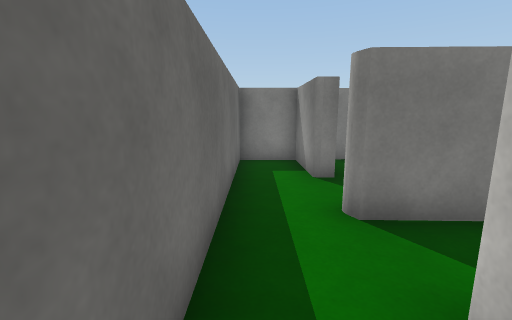
View 1 (above)

24 first-person views from a walk through a Unity game level. The camera is 1.5 m above the floor, tilts 10° down and sees 90° across. The floor is counted in squares, 1 m on a side. Each view is taken from the middle of a square. On the plan, view 1 faces up. The plan holds only what a view shows up to about 13 squares ahead; the rest is blank. Some surface patterns are stand-ins.

View 2
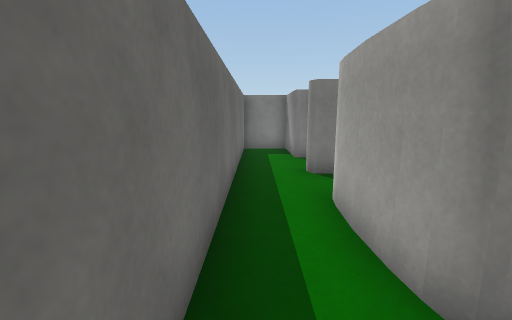

View 3
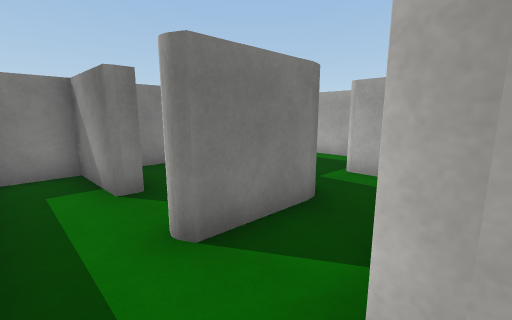

View 4
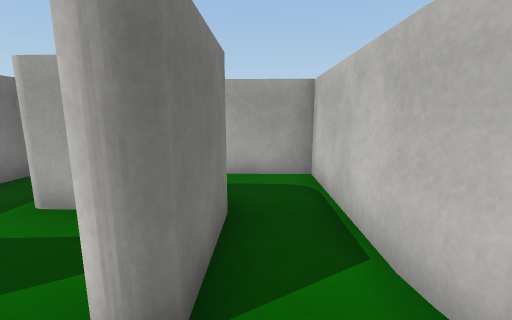

View 5
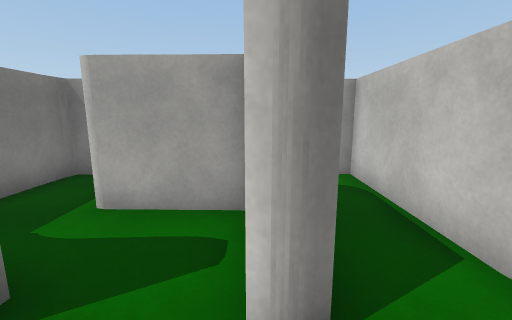

View 6
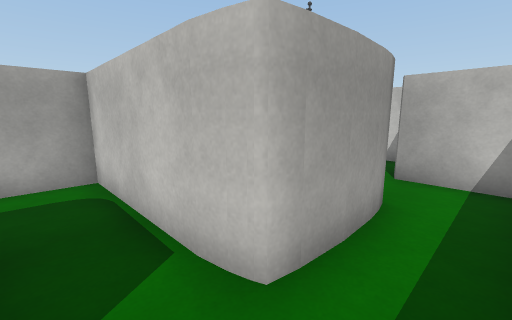

View 7
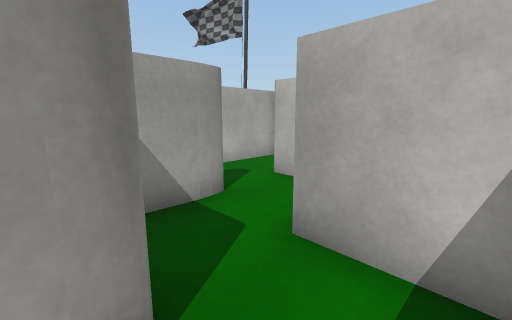

View 8
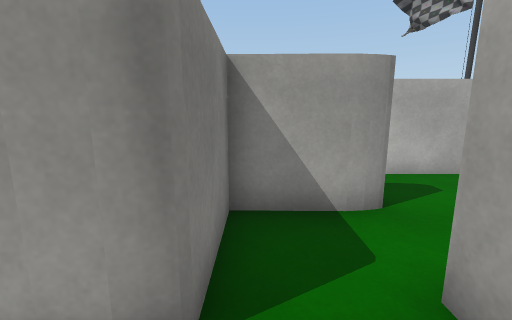

View 9
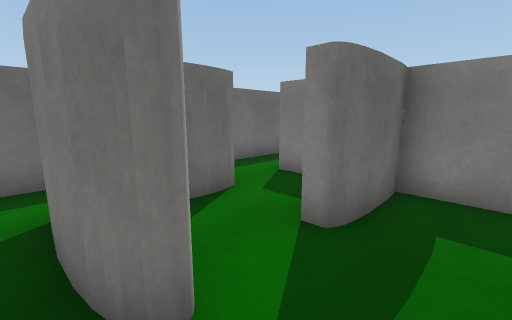

View 10
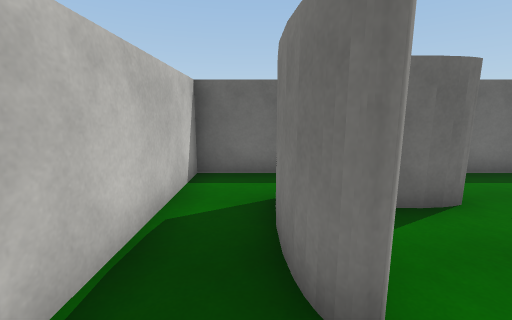

View 11
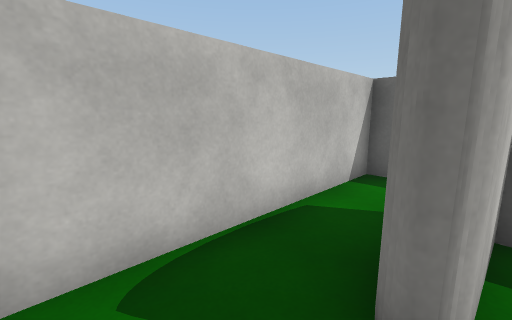

View 12
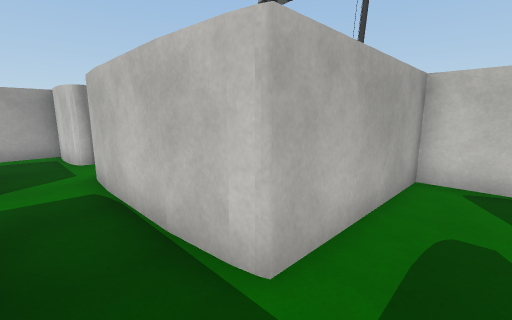

View 13
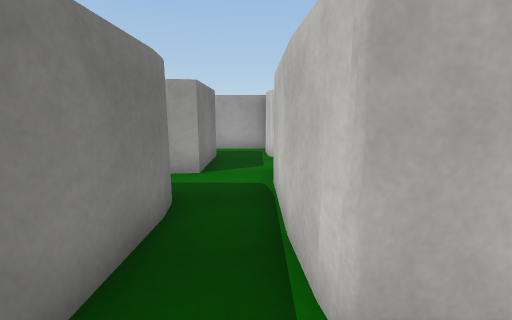

View 14
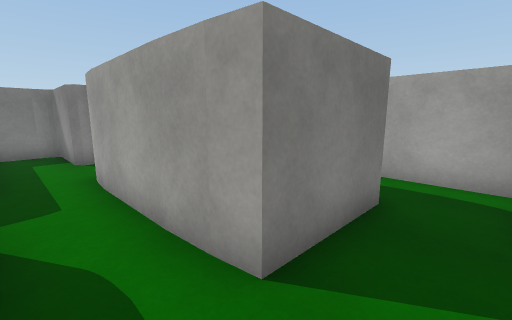

View 15
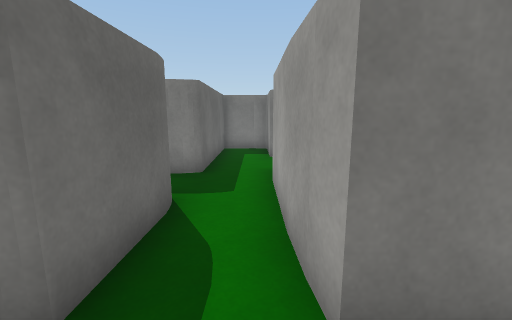

View 16
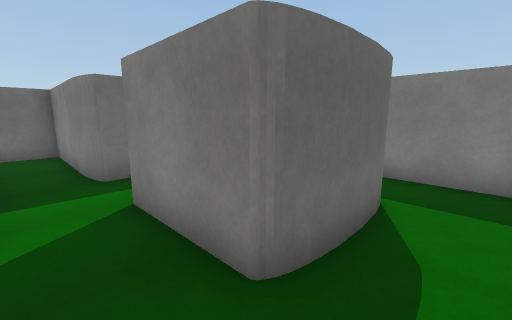

View 17
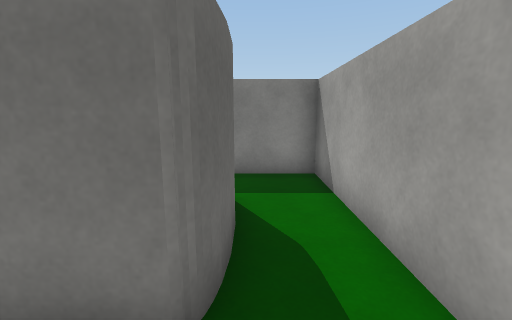

View 18
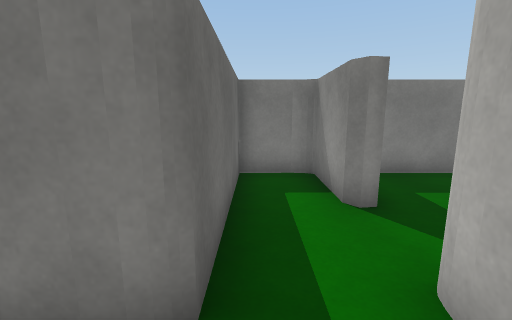

View 19
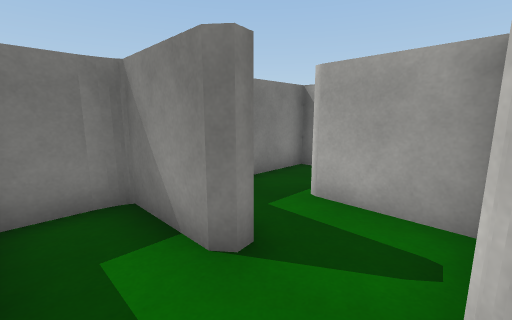

View 20
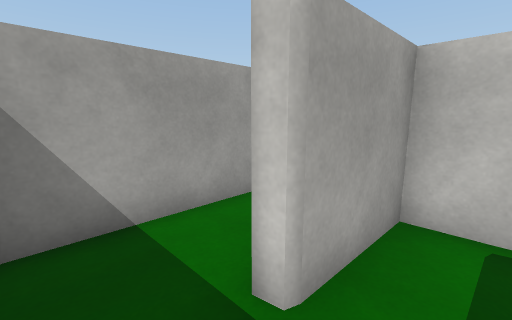

View 21
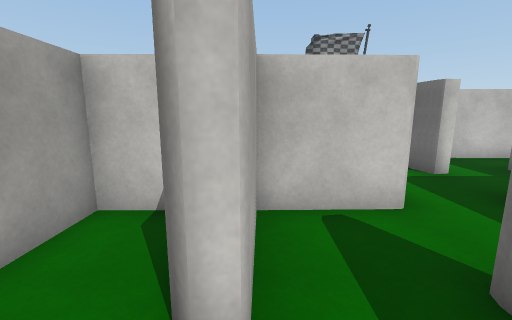

View 22
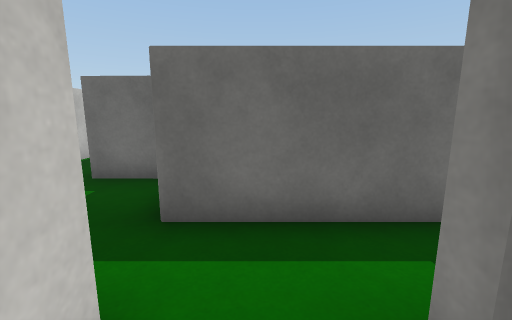

View 23
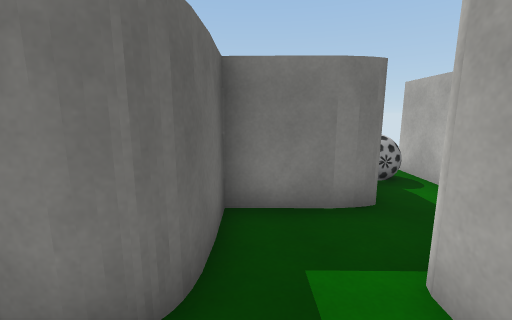

View 24
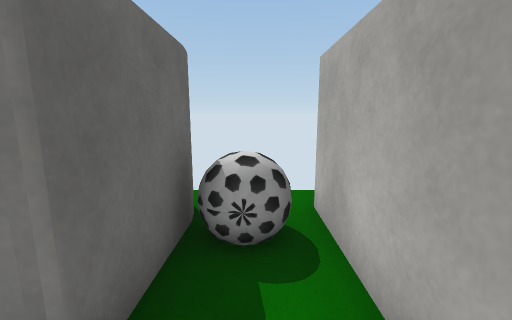

### Floor plan
Points are (right, up) in squares from view 1. A wall is a line through its corners. A room is listed if a view was taken in it or the views show most of it. See-through windows are left out.
Room 1 (views 1, 2, 3, 4, 5, 6, 7, 8)
walls: (1.2, 0.2) (1.4, 1.5); (1.3, -0.8) (1.3, 0.2); (1.4, -1.5) (1.3, -0.7); (-0.5, 4.6) (-0.5, -2.6)
ways out: opening at (1, 3) to room 7; opening at (1.5, -2.5) to room 10; opening at (0.5, 4) to room 11
Room 2 (views 9, 10, 11)
walls: (2.8, -6.7) (1.9, -6.7); (3.5, -6.7) (2.7, -6.7); (3.9, -6.6) (3.4, -6.7); (-0.5, -6.4) (-0.5, -8.5) (6.4, -8.5) (6.4, -5.5)
ways out: opening at (5.5, -6.5) to room 12
Room 3 (views 12, 13, 14, 15, 18, 19)
walls: (9.6, 0.9) (9.6, -1.5); (9.6, 1.2) (9.6, 0.7); (11.5, -0.9) (11.5, 3.6); (9.2, -1.6) (8.5, -1.6); (8.9, 1.5) (9.4, 1.6); (8.6, -1.5) (4.6, -1.5) (4.6, -3.6); (11.6, -1.5) (11.5, -0.8); (10.6, -3.4) (11.7, -3.5); (9.3, 3.5) (8.8, 3.5); (8.9, 3.5) (8.2, 3.5); (9.6, 4.6) (9.6, 3.6); (6.8, -3.5) (10.7, -3.2)
ways out: opening at (10.5, 4) to room 9; opening at (5.5, -4) to room 12; opening at (12, -2.5) to room 15; opening at (9, 2.5) to room 17
Room 4 (views 16, 17)
walls: (14.7, -0.4) (14.7, -1); (14.7, 1.1) (14.7, -0.5); (14.5, -1.5) (13.5, -1.5); (16.5, -3.5) (16.5, 3.5) (13.9, 3.5); (14.8, -3.4) (16, -3.4)
ways out: opening at (14.5, -2.5) to room 15; opening at (14.5, 2.5)
Room 5 (views 20, 21)
walls: (14.4, 6.7) (14.7, 6.3); (15.3, 4.1) (16.5, 4.2) (16.5, 8.5) (13.2, 8.5)
ways out: opening at (13, 6) to room 6
Room 6 (view 22)
walls: (12.1, 6.1) (11.7, 6); (11.6, 4.1) (14, 4.1) (14, 6.5)
ways out: opening at (13, 6) to room 5; opening at (12, 5) to room 9
Room 7 (view 23)
walls: (3.9, 3.4) (1.5, 3.5); (2.2, 1.6) (6.4, 1.6) (6.4, 4); (1.8, 1.6) (2.3, 1.7)
ways out: opening at (1, 3) to room 1; opening at (5.5, 4) to room 18
Room 8 (view 24)
walls: (7.1, 8.5) (7, 6.1); (7, 8.8) (7.1, 8.3); (9, 5.1) (9, 9.1)
ways out: opening at (7, 5) to room 18
objects: ball (8, 8) to (8, 9)
Room 9 (no view inside)
walls: (11, 8.5) (9.6, 8.5) (9.6, 4.6); (11.7, 6) (11.5, 6.3) (11.5, 8.5)
ways out: opening at (10.5, 4) to room 3; opening at (12, 5) to room 6
Room 10 (no view inside)
walls: (3.7, -3.4) (3.8, -1.5) (1.4, -1.5); (-0.1, -3.5) (1.9, -3.5)
ways out: opening at (1.5, -2.5) to room 1; opening at (3, -4) to room 16
Room 11 (no view inside)
walls: (1.4, 6) (1.3, 8.5) (-0.5, 8.5) (-0.5, 4.6)
ways out: opening at (0.5, 4) to room 1; opening at (2, 5.5) to room 14
Room 12 (no view inside)
walls: (4.4, -4.1) (3.9, -4.1); (6.4, -5.5) (6.4, -3.5); (3.4, -6) (4.4, -6)
ways out: opening at (5.5, -6.5) to room 2; opening at (5.5, -4) to room 3; opening at (4, -5) to room 16
Room 13 (no view inside)
walls: (3.9, -0.9) (7.2, -1)
ways out: opening at (8, 1) to room 17
Room 14 (no view inside)
walls: (2, 6) (1.4, 6); (3.9, 4) (3.9, 6.5)
ways out: opening at (2, 5.5) to room 11; opening at (3, 7)
Room 15 (no view inside)
walls: (13.5, -1.5) (11.6, -1.5)
ways out: opening at (12, -2.5) to room 3; opening at (14.5, -2.5) to room 4; opening at (13, -4)
Room 16 (no view inside)
walls: (3.9, -4.1) (3.8, -3.3); (2, -3.9) (2, -4.4); (2, -4.2) (2, -6) (3.4, -6); (1.9, -3.5) (2, -4)
ways out: opening at (3, -4) to room 10; opening at (4, -5) to room 12
Room 17 (no view inside)
walls: (7, 2.7) (6.9, 1)
ways out: opening at (9, 2.5) to room 3; opening at (8, 1) to room 13
Room 18 (no view inside)
walls: (6.3, 6) (4.4, 6) (4.5, 4.2); (6.7, 6) (6.2, 6)
ways out: opening at (5.5, 4) to room 7; opening at (7, 5) to room 8

Positions as (right, up) in squares from view 1, and headings:
1: (0, 0), facing up
2: (0, -3), facing up
3: (0, 1), facing up-right
4: (0, 3), facing right
5: (0, 4), facing right
6: (0, 3), facing down-right
7: (0, -1), facing down-right
8: (0, -2), facing right
9: (6, -7), facing up-left
10: (6, -7), facing left
11: (6, -6), facing down-left
12: (5, -2), facing down-right
13: (5, -3), facing right
14: (10, -3), facing up-right
15: (11, -3), facing up
16: (16, -3), facing up-left
17: (15, -3), facing up
18: (10, 2), facing up
19: (10, 4), facing up-right
20: (13, 8), facing down-right
21: (14, 8), facing down
22: (13, 5), facing left
23: (5, 2), facing up
24: (8, 5), facing up
